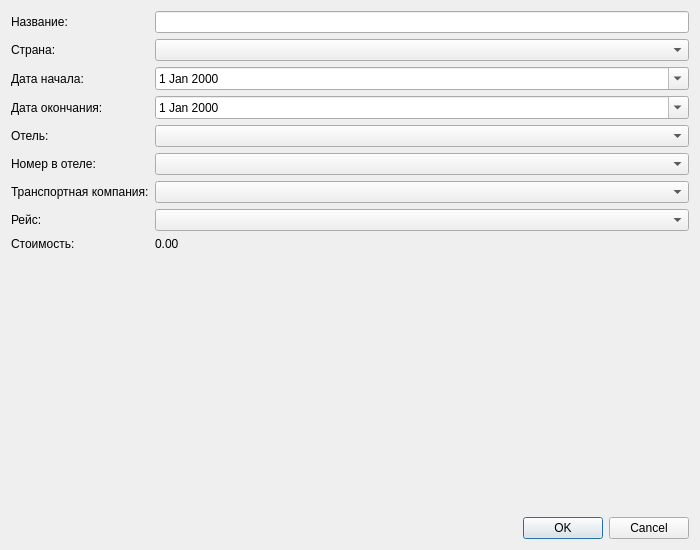
<?xml version="1.0" encoding="UTF-8"?>
<ui version="4.0">
 <class>TourDialog</class>
 <widget class="QDialog" name="TourDialog">
  <property name="geometry">
   <rect>
    <x>0</x>
    <y>0</y>
    <width>700</width>
    <height>550</height>
   </rect>
  </property>
  <property name="windowTitle">
   <string>Создание тура</string>
  </property>
  <layout class="QVBoxLayout" name="verticalLayout">
   <item>
    <layout class="QFormLayout" name="formLayout">
     <item row="0" column="0">
      <widget class="QLabel" name="nameLabel">
       <property name="text">
        <string>Название:</string>
       </property>
      </widget>
     </item>
     <item row="0" column="1">
      <widget class="QLineEdit" name="nameEdit"/>
     </item>
     <item row="1" column="0">
      <widget class="QLabel" name="countryLabel">
       <property name="text">
        <string>Страна:</string>
       </property>
      </widget>
     </item>
     <item row="1" column="1">
      <widget class="QComboBox" name="countryCombo"/>
     </item>
     <item row="2" column="0">
      <widget class="QLabel" name="startDateLabel">
       <property name="text">
        <string>Дата начала:</string>
       </property>
      </widget>
     </item>
     <item row="2" column="1">
      <widget class="QDateEdit" name="startDateEdit">
       <property name="calendarPopup">
        <bool>true</bool>
       </property>
      </widget>
     </item>
     <item row="3" column="0">
      <widget class="QLabel" name="endDateLabel">
       <property name="text">
        <string>Дата окончания:</string>
       </property>
      </widget>
     </item>
     <item row="3" column="1">
      <widget class="QDateEdit" name="endDateEdit">
       <property name="calendarPopup">
        <bool>true</bool>
       </property>
      </widget>
     </item>
     <item row="4" column="0">
      <widget class="QLabel" name="hotelLabel">
       <property name="text">
        <string>Отель:</string>
       </property>
      </widget>
     </item>
     <item row="4" column="1">
      <widget class="QComboBox" name="hotelCombo"/>
     </item>
     <item row="5" column="0">
      <widget class="QLabel" name="roomLabel">
       <property name="text">
        <string>Номер в отеле:</string>
       </property>
      </widget>
     </item>
     <item row="5" column="1">
      <widget class="QComboBox" name="roomCombo"/>
     </item>
     <item row="6" column="0">
      <widget class="QLabel" name="transportLabel">
       <property name="text">
        <string>Транспортная компания:</string>
       </property>
      </widget>
     </item>
     <item row="6" column="1">
      <widget class="QComboBox" name="transportCombo"/>
     </item>
     <item row="7" column="0">
      <widget class="QLabel" name="scheduleLabel">
       <property name="text">
        <string>Рейс:</string>
       </property>
      </widget>
     </item>
     <item row="7" column="1">
      <widget class="QComboBox" name="scheduleCombo"/>
     </item>
     <item row="8" column="0">
      <widget class="QLabel" name="costLabel">
       <property name="text">
        <string>Стоимость:</string>
       </property>
      </widget>
     </item>
     <item row="8" column="1">
      <widget class="QLabel" name="costValueLabel">
       <property name="text">
        <string>0.00</string>
       </property>
       <property name="textFormat">
        <enum>Qt::RichText</enum>
       </property>
       <property name="alignment">
        <set>Qt::AlignLeft|Qt::AlignTop</set>
       </property>
      </widget>
     </item>
    </layout>
   </item>
   <item>
    <widget class="QDialogButtonBox" name="buttonBox">
     <property name="standardButtons">
      <set>QDialogButtonBox::Cancel|QDialogButtonBox::Ok</set>
     </property>
    </widget>
   </item>
  </layout>
 </widget>
 <resources/>
 <connections/>
</ui>
